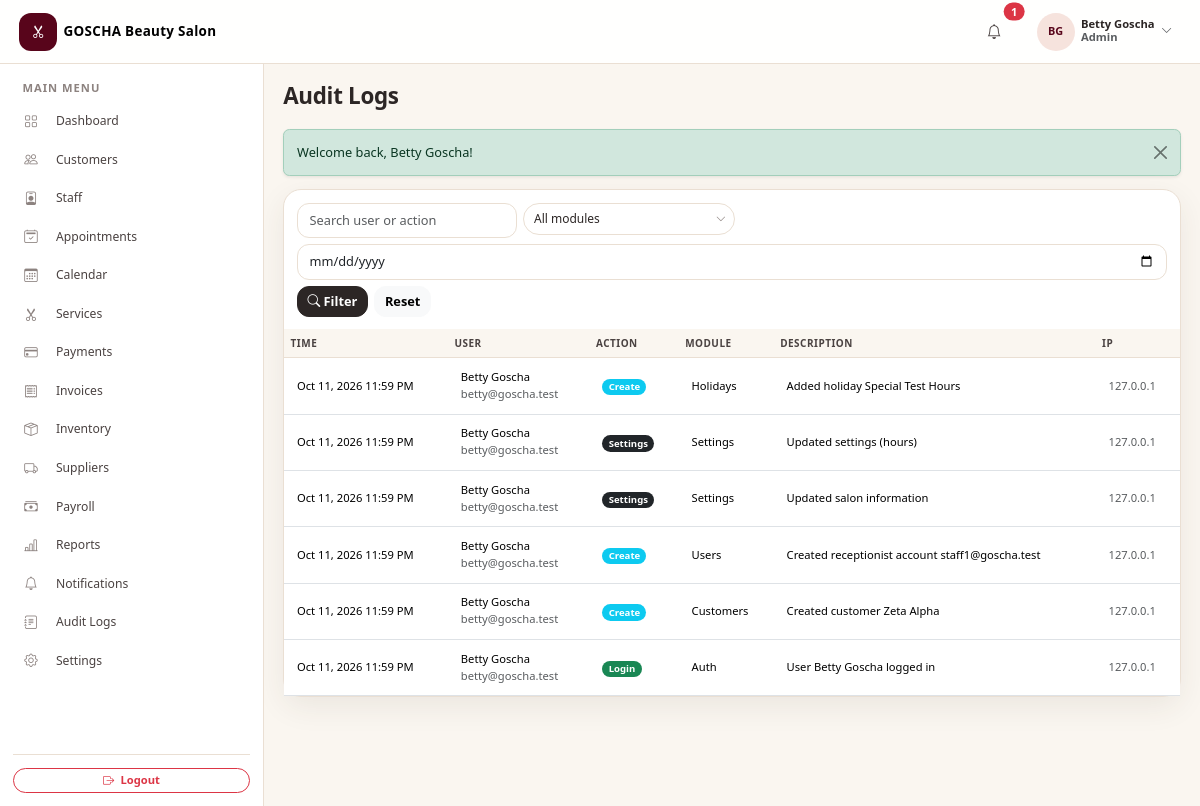
Before: /admin/audit-logs.php (signed in) with the older database file.
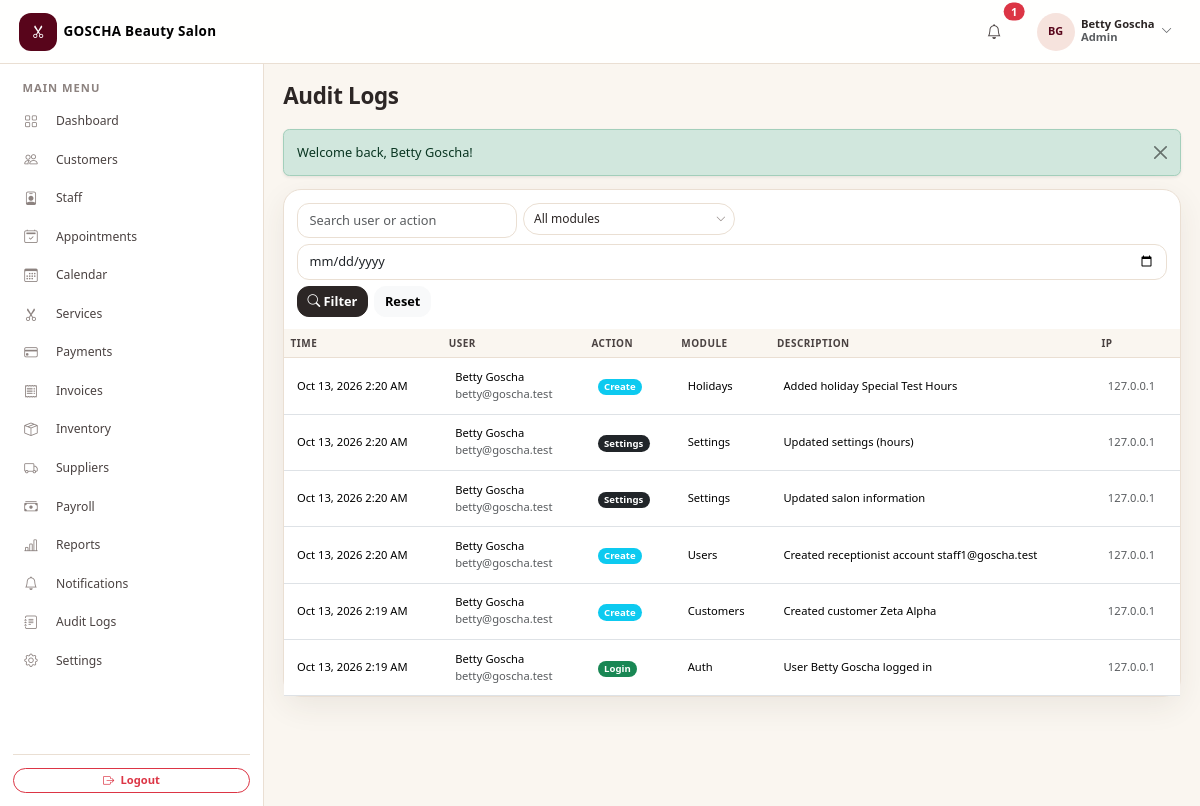
After: the same page with the newer database file.
### tables this page shows
CREATE TABLE `audit_logs` (
  `id` int(11) NOT NULL AUTO_INCREMENT,
  `salon_id` int(11) NOT NULL,
  `user_id` int(11) DEFAULT NULL,
  `action` varchar(50) NOT NULL,
  `module` varchar(50) NOT NULL,
  `description` varchar(255) DEFAULT NULL,
  `ip_address` varchar(45) DEFAULT NULL,
  `created_at` datetime NOT NULL DEFAULT current_timestamp(),
  PRIMARY KEY (`id`),
  KEY `idx_audit_user` (`user_id`),
  KEY `idx_audit_module` (`module`),
  KEY `idx_audit_logs_salon` (`salon_id`),
  CONSTRAINT `fk_audit_logs_salon` FOREIGN KEY (`salon_id`) REFERENCES `salons` (`id`),
  CONSTRAINT `fk_audit_user` FOREIGN KEY (`user_id`) REFERENCES `users` (`id`) ON DELETE SET NULL
);

CREATE TABLE `users` (
  `id` int(11) NOT NULL AUTO_INCREMENT,
  `salon_id` int(11) NOT NULL,
  `name` varchar(100) NOT NULL,
  `first_name` varchar(100) DEFAULT NULL,
  `last_name` varchar(100) DEFAULT NULL,
  `email` varchar(255) NOT NULL,
  `phone` varchar(20) DEFAULT NULL,
  `password` varchar(255) NOT NULL,
  `role` enum('admin','receptionist') NOT NULL DEFAULT 'admin',
  `status` enum('active','inactive') NOT NULL DEFAULT 'active',
  `created_at` datetime NOT NULL DEFAULT current_timestamp(),
  `updated_at` datetime NOT NULL DEFAULT current_timestamp() ON UPDATE current_timestamp(),
  PRIMARY KEY (`id`),
  UNIQUE KEY `uq_users_email` (`email`),
  KEY `idx_users_salon` (`salon_id`),
  CONSTRAINT `fk_users_salon` FOREIGN KEY (`salon_id`) REFERENCES `salons` (`id`)
);

### admin/audit-logs.php (called while the page is built, shortened)
<?php
include __DIR__ . '/../modules/audit-logs.php';

### includes/functions.php (called while the page is built, shortened)
<?php
function e($value): string
{
    return htmlspecialchars((string)$value, ENT_QUOTES, 'UTF-8');
}
function fmt_datetime($datetime): string
{
    return date('M j, Y g:i A', strtotime((string)$datetime));
}
function paginate(int $total, int $perPage, int $page): array
{
    $totalPages = max(1, (int)ceil($total / $perPage));
    $page       = max(1, min($page, $totalPages));
    return [
        'total'       => $total,
        'perPage'     => $perPage,
        'page'        => $page,
        'totalPages'  => $totalPages,
        'offset'      => ($page - 1) * $perPage,
        'hasPrev'     => $page > 1,
        'hasNext'     => $page < $totalPages,
        'prevPage'    => $page - 1,
        'nextPage'    => $page + 1,
    ];
}

### config/database.php (called while the page is built, shortened)
<?php
function db(): PDO
{
    static $pdo = null;
    if ($pdo === null) {
        $options = [
            PDO::ATTR_ERRMODE            => PDO::ERRMODE_EXCEPTION,
            PDO::ATTR_DEFAULT_FETCH_MODE => PDO::FETCH_ASSOC,
            PDO::ATTR_EMULATE_PREPARES   => false,
        ];
        try {
            $pdo = new PDO(
                'mysql:host=' . DB_HOST . ';dbname=' . DB_NAME . ';charset=utf8mb4',
                DB_USER,
                DB_PASS,
                $options
            );
        } catch (PDOException $e) {
            http_response_code(500);
            exit('Database connection failed. Please check config/database.php and make sure MySQL is running.');
        }
    }
    return $pdo;
}

### modules/audit-logs.php (the view, shortened to what this page needs)
<?php
$salonId = (int)current_salon_id();
$q       = trim($_GET['q'] ?? '');
$date    = $_GET['date'] ?? '';
$page    = max(1, (int)($_GET['page'] ?? 1));
$perPage = 20;
$where  = [];
$params = [];
$where[]       = 'l.salon_id = :sid';
$params['sid'] = $salonId;
$whereSql = $where ? 'WHERE ' . implode(' AND ', $where) : '';
$stmt = db()->prepare("SELECT COUNT(*) FROM audit_logs l LEFT JOIN users u ON u.id = l.user_id AND u.salon_id = l.salon_id {$whereSql}");
$stmt->execute($params);
$total = (int)$stmt->fetchColumn();
$pg    = paginate($total, $perPage, $page);
$stmt = db()->prepare(
    "SELECT l.*, u.name AS user_name, u.email AS user_email
     FROM audit_logs l LEFT JOIN users u ON u.id = l.user_id AND u.salon_id = l.salon_id
     {$whereSql}
     ORDER BY l.created_at DESC, l.id DESC
     LIMIT {$perPage} OFFSET {$pg['offset']}"
);
$stmt->execute($params);
$logs = $stmt->fetchAll();
$actionColors = [
    'login' => 'success', 'logout' => 'secondary', 'create' => 'info', 'update' => 'warning',
    'delete' => 'danger', 'payment' => 'primary', 'status' => 'info', 'settings' => 'dark',
];
include __DIR__ . '/../includes/header.php';
?>
<div class="card table-card">
    <div class="card-body p-3">
        <form method="get" action="audit-logs.php" class="d-flex flex-wrap gap-2">
            <input type="text" class="form-control" name="q" value="<?php echo e($q); ?>" placeholder="Search user or action" style="width:220px;">
            <input type="date" class="form-control" name="date" value="<?php echo e($date); ?>">
            <button class="btn btn-charcoal" type="submit"><i class="bi bi-search me-1"></i>Filter</button>
            <a href="audit-logs.php" class="btn btn-light">Reset</a>
        </form>
    </div>
    <div class="table-responsive">
        <table class="table table-hover align-middle mb-0">
            <thead><tr><th>Time</th><th>User</th><th>Action</th><th>Module</th><th>Description</th><th>IP</th></tr></thead>
            <tbody>
            <?php if (!$logs): ?>
                <tr><td colspan="6"><div class="empty-state"><div class="icon"><i class="bi bi-journal-text"></i></div><p class="text-muted mb-0">No audit records found.</p></div></td></tr>
            <?php else: foreach ($logs as $log): ?>
                <tr>
                    <td class="small text-nowrap"><?php echo fmt_datetime($log['created_at']); ?></td>
                    <td class="small"><?php echo $log['user_name'] ? e($log['user_name']) : '<span class="text-muted">—</span>'; ?><br><span class="text-muted"><?php echo $log['user_email'] ? e($log['user_email']) : 'System'; ?></span></td>
                    <td><span class="badge rounded-pill bg-<?php echo $actionColors[$log['action']] ?? 'light'; ?> text-white"><?php echo e(ucfirst($log['action'])); ?></span></td>
                    <td class="small"><?php echo e(ucwords(str_replace('-', ' ', $log['module']))); ?></td>
                    <td class="small"><?php echo e($log['description']); ?></td>
                    <td class="small text-muted"><?php echo e($log['ip_address'] ?: '—'); ?></td>
                </tr>
            <?php endforeach; endif; ?>
            </tbody>
        </table>
    </div>
</div>
<?php include __DIR__ . '/../includes/footer.php'; ?>

Changed rows visible on the page:
changed audit_logs "Holidays": created_at "Oct 11, 2026 11:59 PM" → "Oct 13, 2026 2:20 AM"
changed audit_logs "Updated settings (hours)": created_at "Oct 11, 2026 11:59 PM" → "Oct 13, 2026 2:20 AM"
changed audit_logs "Updated salon information": created_at "Oct 11, 2026 11:59 PM" → "Oct 13, 2026 2:20 AM"
changed audit_logs "Users": created_at "Oct 11, 2026 11:59 PM" → "Oct 13, 2026 2:20 AM"
changed audit_logs "Customers": created_at "Oct 11, 2026 11:59 PM" → "Oct 13, 2026 2:19 AM"
changed audit_logs "Auth": created_at "Oct 11, 2026 11:59 PM" → "Oct 13, 2026 2:19 AM"
